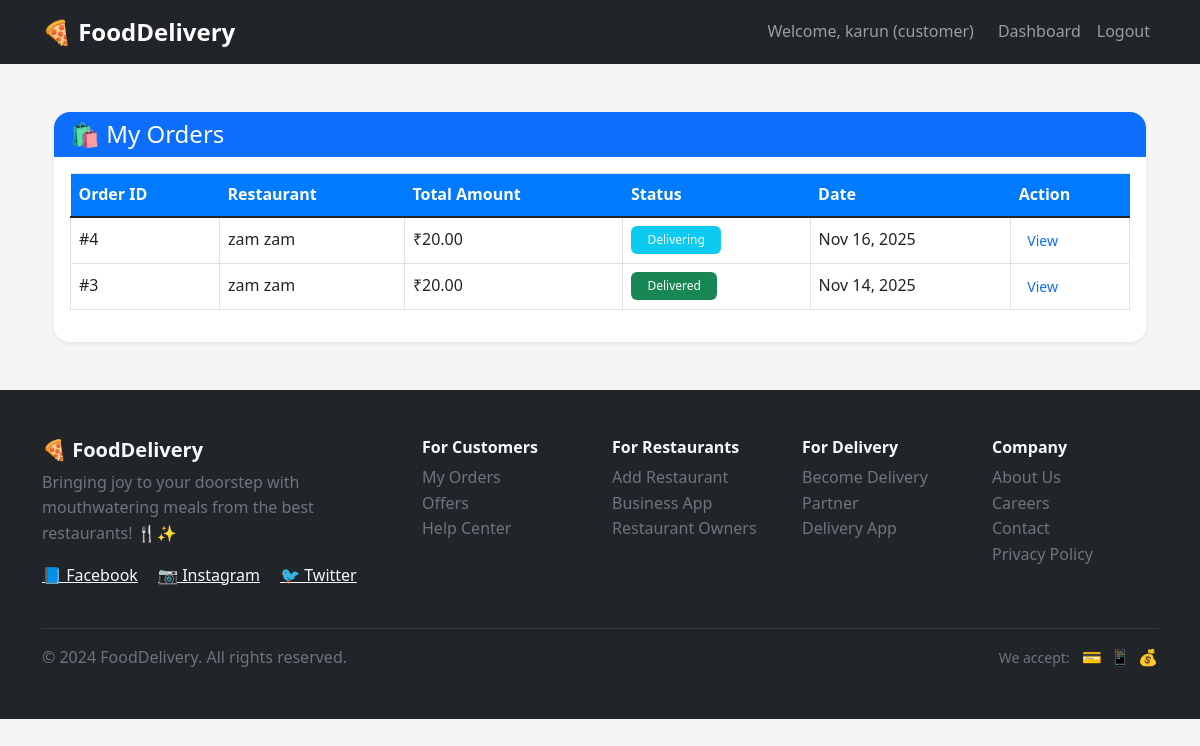
Screenshot of /fooddelivery/orders/ (signed in) with the database file from the repository.
### foodapp/models.py (models this page shows, shortened)
class CustomUser(AbstractUser):
    username = models.CharField(max_length=20, unique=True)
    email = models.EmailField(unique=True)
    phone_number = models.CharField(max_length=10,default='0000000000')
    address = models.TextField(max_length=100, blank=True, null=True)
    ROLE_CHOICES = (
        ('admin', 'Admin'),
        ('customer', 'Customer'),
        ('restaurant', 'Restaurant'),
        ('delivery', 'Delivery Partners'),
    )
    role = models.CharField(max_length=10, choices=ROLE_CHOICES, default='customer')
    is_verified = models.BooleanField(default=False)

class Order(models.Model):
    STATUS_CHOICES = [
        ('pending', 'Pending'),
        ('available', 'Available for Delivery'),
        ('accepted', 'Accepted by Restaurant'),
        ('assigned', 'Assigned to Delivery'),
        ('delivering', 'Out for Delivery'),
        ('delivered', 'Delivered'),
        ('cancelled', 'Cancelled'),
    ]
    customer = models.ForeignKey(CustomUser, on_delete=models.CASCADE, limit_choices_to={'role': 'customer'})
    restaurant = models.ForeignKey(RestaurantProfile, on_delete=models.CASCADE)
    delivery_partner = models.ForeignKey(CustomUser, null=True, blank=True, on_delete=models.SET_NULL, related_name='deliveries', limit_choices_to={'role': 'delivery'})
    total_amount = models.DecimalField(max_digits=10, decimal_places=2, default=0)
    status = models.CharField(max_length=20, choices=STATUS_CHOICES, default='pending')
    created_at = models.DateTimeField(auto_now_add=True)

class RestaurantProfile(models.Model):
    user = models.OneToOneField(CustomUser, on_delete=models.CASCADE, limit_choices_to={'role': 'restaurant'})
    name = models.CharField(max_length=255)
    address = models.TextField(max_length=100,blank=True)
    phone = models.CharField(max_length=15)
    image = models.ImageField(upload_to='restaurants/', blank=True, null=True)
    is_approved = models.BooleanField(default=False)

### foodapp/views.py (the view)
# urls.py: path('orders/', customer_orders, name='customer_orders'),
@login_required
def customer_orders(request):
    if request.user.role != 'customer':
        messages.error(request, "You are not authorized.")
        return redirect('dashboard')
    orders = Order.objects.filter(customer=request.user).order_by('-created_at')
    return render(request, 'customer_orders.html', {'orders': orders})

### Templates/customer_orders.html (shortened to what this page needs)
{% extends 'base.html' %}
{% block content %}
<div class="container mt-5">
    <div class="card shadow-sm">
        <div class="card-header bg-primary text-white">
            <h4 class="mb-0">🛍️ My Orders</h4>
        </div>
        <div class="card-body">
            {% if orders %}
                <div class="table-responsive">
                    <table class="table table-bordered table-hover align-middle">
                        <thead class="table-light">
                            <tr>
                                <th>Order ID</th>
                                <th>Restaurant</th>
                                <th>Total Amount</th>
                                <th>Status</th>
                                <th>Date</th>
                                <th>Action</th>
                            </tr>
                        </thead>
                        <tbody>
                            {% for order in orders %}
                            <tr>
                                <td>#{{ order.id }}</td>
                                <td>{{ order.restaurant.name }}</td>
                                <td>₹{{ order.total_amount }}</td>
                                <td>
                                    {% if order.status == 'pending' %}
                                        <span class="badge bg-warning text-dark">{{ order.status|title }}</span>
                                    {% elif order.status == 'delivered' %}
                                        <span class="badge bg-success">{{ order.status|title }}</span>
                                    {% elif order.status == 'cancelled' %}
                                        <span class="badge bg-danger">{{ order.status|title }}</span>
                                    {% else %}
                                        <span class="badge bg-info">{{ order.status|title }}</span>
                                    {% endif %}
                                </td>
                                <td>{{ order.created_at|date:"M d, Y" }}</td>
                                <td>
                                    <a href="{% url 'order_confirmation' order.id %}" class="btn btn-sm btn-outline-primary">
                                        View
                                    </a>
                                </td>
                            </tr>
                            {% endfor %}
                        </tbody>
                    </table>
                </div>
            {% else %}
                <div class="text-center p-4">
                    <p class="text-muted mb-2">You haven’t placed any orders yet.</p>
                    <a href="{% url 'home' %}" class="btn btn-primary">Start Ordering 🍔</a>
                </div>
            {% endif %}
        </div>
    </div>
</div>
{% endblock %}

### Templates/base.html (shortened to what this page needs)
<!DOCTYPE html>
<html lang="en">
<head>
    <link href="https://cdn.jsdelivr.net/npm/bootstrap@5.1.3/dist/css/bootstrap.min.css" rel="stylesheet">
    <link href="/static/css/style.css" rel="stylesheet">
</head>
<body>
    <nav class="navbar navbar-expand-lg navbar-dark bg-dark">
        <div class="container">
            <a class="navbar-brand" href="{% url 'home' %}">🍕 FoodDelivery</a>
            <div class="navbar-nav ms-auto">
                {% if user.is_authenticated %}
                    <span class="navbar-text me-3">Welcome, {{ user.username }} ({{ user.role }})</span>
                    <a class="nav-link" href="{% url 'dashboard' %}">Dashboard</a>
                    <a class="nav-link" href="{% url 'logout' %}">Logout</a>
                {% else %}
                    <a class="nav-link" href="{% url 'login' %}">Login</a>
                    <a class="nav-link" href="{% url 'register_customer' %}">Register</a>
                {% endif %}
            </div>
        </div>
    </nav>
    <main class="container mt-4">
        {% block content %}
        {% endblock %}
    </main>
    <footer class="bg-dark text-light mt-5">
        <div class="container py-5">
            <div class="row">
                <div class="col-md-4 mb-4">
                    <h5 class="fw-bold">🍕 FoodDelivery</h5>
                    <p class="text-muted">Bringing joy to your doorstep with mouthwatering meals from the best restaurants! 🍴✨</p>
                    <div class="social-links">
                        <a href="#" class="text-light me-3">📘 Facebook</a>
                        <a href="#" class="text-light me-3">📷 Instagram</a>
                        <a href="#" class="text-light">🐦 Twitter</a>
                    </div>
                </div>
                <div class="col-md-2 mb-4">
                    <h6 class="fw-bold">For Customers</h6>
                    <ul class="list-unstyled">
                        <li><a href="#" class="text-muted text-decoration-none">My Orders</a></li>
                        <li><a href="#" class="text-muted text-decoration-none">Offers</a></li>
                        <li><a href="#" class="text-muted text-decoration-none">Help Center</a></li>
                    </ul>
                </div>
                <div class="col-md-2 mb-4">
                    <h6 class="fw-bold">For Restaurants</h6>
                    <ul class="list-unstyled">
                        <li><a href="{% url 'register_restaurant' %}" class="text-muted text-decoration-none">Add Restaurant</a></li>
                        <li><a href="#" class="text-muted text-decoration-none">Business App</a></li>
                        <li><a href="#" class="text-muted text-decoration-none">Restaurant Owners</a></li>
                    </ul>
                </div>
                <div class="col-md-2 mb-4">
                    <h6 class="fw-bold">For Delivery</h6>
                    <ul class="list-unstyled">
                        <li><a href="{% url 'register_delivery' %}" class="text-muted text-decoration-none">Become Delivery Partner</a></li>
                        <li><a href="#" class="text-muted text-decoration-none">Delivery App</a></li>
                    </ul>
                </div>
                <div class="col-md-2 mb-4">
                    <h6 class="fw-bold">Company</h6>
                    <ul class="list-unstyled">
                        <li><a href="#" class="text-muted text-decoration-none">About Us</a></li>
                        <li><a href="#" class="text-muted text-decoration-none">Careers</a></li>
                        <li><a href="#" class="text-muted text-decoration-none">Contact</a></li>
                        <li><a href="#" class="text-muted text-decoration-none">Privacy Policy</a></li>
                    </ul>
                </div>
            </div>
            <hr class="bg-secondary">
            <div class="row align-items-center">
                <div class="col-md-6">
                    <p class="text-muted mb-0">&copy; 2024 FoodDelivery. All rights reserved.</p>
                </div>
                <div class="col-md-6 text-md-end">
                    <div class="payment-methods">
                        <small class="text-muted">We accept:</small>
                        <span class="ms-2">💳</span>
                        <span class="ms-1">📱</span>
                        <span class="ms-1">💰</span>
                    </div>
                </div>
            </div>
        </div>
    </footer>
</body>
</html>

### static/css/style.css (style rules this page uses)
:root { --primary-color: #007bff; --secondary-color: #6c757d; --success-color: #28a745; --warning-color: #ffc107; --danger-color: #dc3545; --info-color: #17a2b8; --dark-color: #343a40; --light-color: #f8f9fa; }
* { margin: 0; padding: 0; box-sizing: border-box; }
body { font-family: 'Segoe UI', Tahoma, Geneva, Verdana, sans-serif; background-color: #f5f5f5; line-height: 1.6; color: #333; }
.navbar-brand { font-weight: bold; font-size: 1.5rem; }
.navbar-nav .nav-link { font-weight: 500; transition: color 0.3s ease; }
.card { border: none; border-radius: 1rem; box-shadow: 0 0.125rem 0.25rem rgba(0, 0, 0, 0.075); transition: all 0.3s ease; margin-bottom: 1.5rem; }
.card-header { border-radius: 1rem 1rem 0 0 !important; border: none; font-weight: 600; }
.btn { border-radius: 0.5rem; font-weight: 500; transition: all 0.3s ease; border: none; }
.badge { border-radius: 0.375rem; font-weight: 500; padding: 0.5rem 1rem; }
.table th { background-color: var(--primary-color); color: white; border: none; }

### rows the page displays
CustomUser: username "karun", role "customer"
Order: id "4", restaurant.name "zam zam", total_amount "20.00", status "Delivering", created_at "Nov 16, 2025"
Order: id "3", restaurant.name "zam zam", total_amount "20.00", status "Delivered", created_at "Nov 14, 2025"
